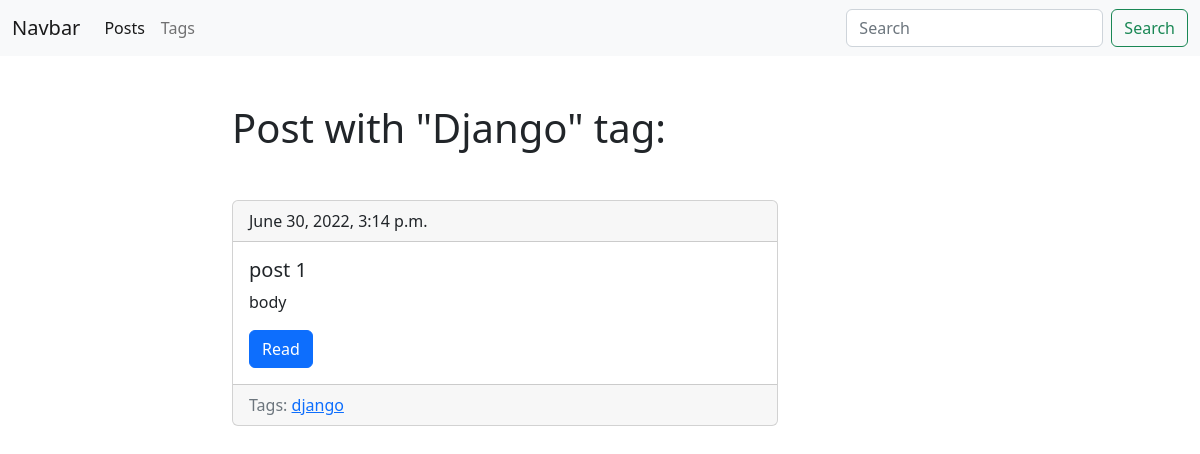
Before: /blog/tag/django/ with the older database file.
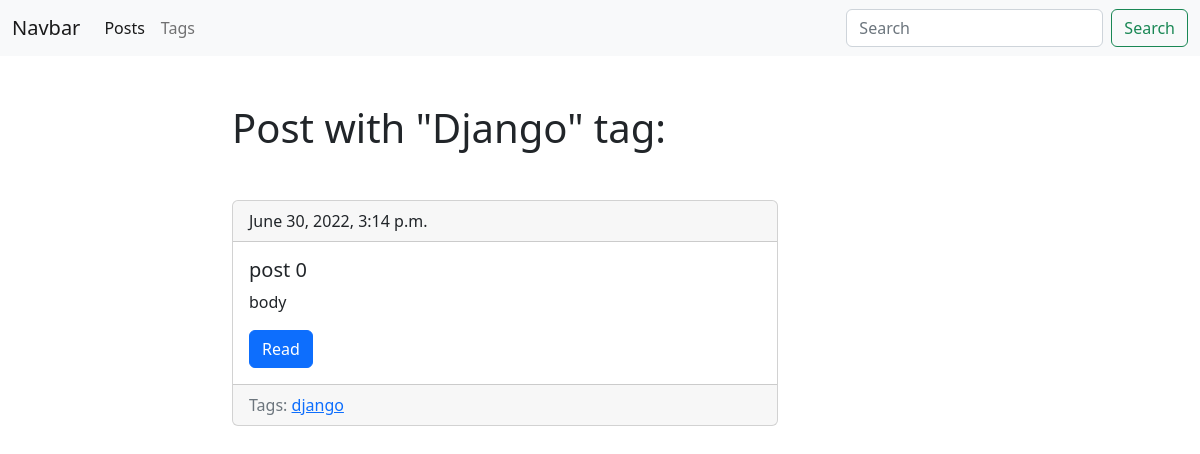
After: the same page with the newer database file.
### posts/models.py (models this page shows, shortened)
class Tag(models.Model):
    title = models.CharField(max_length=50)
    slug = models.SlugField(max_length=50, unique=True)
    def get_absolute_url(self):
        return reverse('tag_detail_url', kwargs={'slug': self.slug})

class Post(models.Model):
    title = models.CharField(max_length=150, db_index=True)
    slug = models.SlugField(max_length=150, unique=True, blank=True)
    body = models.TextField(blank=True, db_index=True)
    tags = models.ManyToManyField('Tag', blank=True, related_name='posts')
    date_pub = models.DateTimeField(auto_now_add=True)
    def get_absolute_url(self):
        return reverse('post_detail_url', kwargs={'slug': self.slug})

### posts/views.py (the view)
# urls.py: path('tag/<str:slug>/', TagDetail.as_view(), name='tag_detail_url'),
class TagDetail(ObjectDetailMixin, View):
    model = Tag
    template = 'blog/tag_detail.html'

### posts/utils.py (called while the page is built)
    def get(self, request, slug):
        obj = get_object_or_404(self.model, slug__iexact=slug)
        return render(request, self.template, context={self.model.__name__.lower(): obj})

### posts/templates/blog/tag_detail.html (shortened to what this page needs)
{% extends 'blog/base_blog.html' %}
{% block content %}
    <h1 class="mb-5">Post with "{{ tag.title|title}}" tag:</h1>
    {% for post in tag.posts.all %}
        {% include 'blog/includes/post_card_template.html' %}
    {% endfor %}
{% endblock %}

### posts/templates/blog/base_blog.html
{% extends 'base.html' %}

### templates/base.html (shortened to what this page needs)
<!DOCTYPE HTML>
<html lang="en">
<head>
    <link href="https://cdn.jsdelivr.net/npm/bootstrap@5.2.0-beta1/dist/css/bootstrap.min.css" rel="stylesheet">
</head>
    <body>
        <nav class="navbar navbar-expand-lg bg-light" style="background: coral;">
          <div class="container-fluid">
            <a class="navbar-brand" href="#">Navbar</a>
            <div class="collapse navbar-collapse" id="navbarTogglerDemo03">
              <ul class="navbar-nav me-auto mb-2 mb-lg-0">
                <li class="nav-item">
                  <a class="nav-link active" aria-current="page" href="{% url 'posts_list_url' %}">Posts</a>
                </li>
                <li class="nav-item">
                  <a class="nav-link" href="{% url 'tags_list_url' %}">Tags</a>
                </li>
              </ul>
              <form class="d-flex" role="search">
                <input class="form-control me-2" type="search" placeholder="Search" aria-label="Search">
                <button class="btn btn-outline-success" type="submit">Search</button>
              </form>
            </div>
          </div>
        </nav>
        <div class="container mt-5">
            <div class="row">
                <div class="col-6 offset-md-2">
                    {% block content %}{% endblock %}
                </div>
            </div>
        </div>
    </body>
</html>

### posts/templates/blog/includes/post_card_template.html
<div class="card mb-4">
    <div class="card-header">
        {{ post.date_pub }}
    </div>
    <div class="card-body">
        <h5 class="card-title">{{ post.title }}</h5>
        <p class="card-text">{{ post.body|truncatewords:15 }}</p>
        <a href="{{ post.get_absolute_url }}" class="btn btn-primary">Read</a>
    </div>
    <div class="card-footer text-muted">
        Tags:
        {% for tag in post.tags.all %}
            <a href="{{ tag.get_absolute_url  }}">{{ tag.title }}</a>
        {% endfor %}
    </div>
</div>

Changed rows visible on the page:
changed Post "body": title "post 1" → "post 0"
